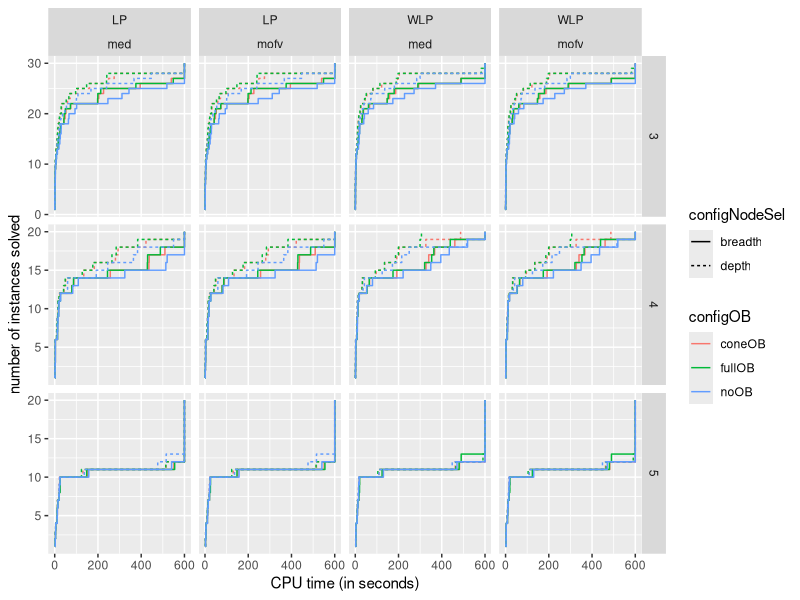
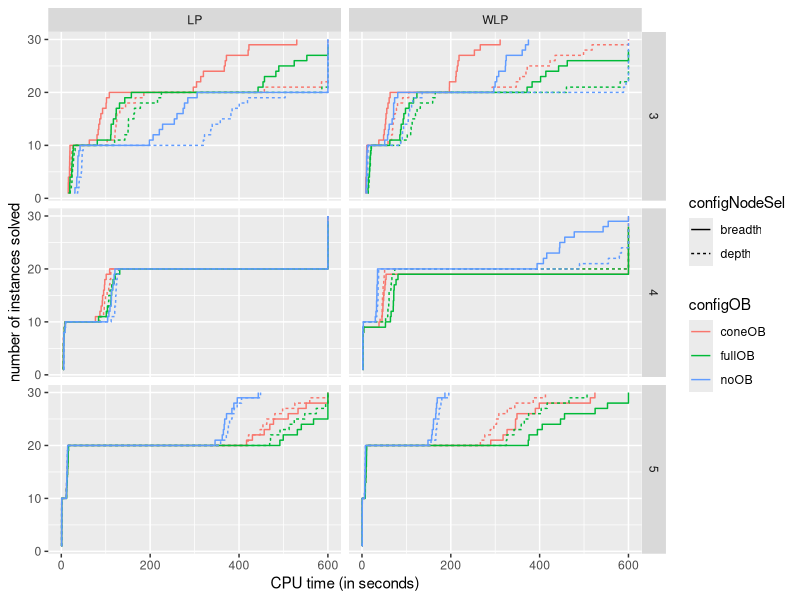
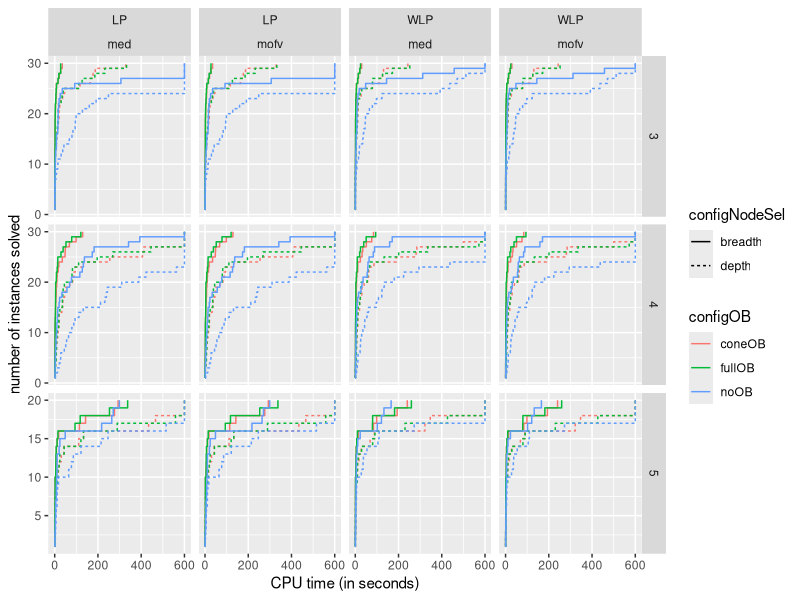
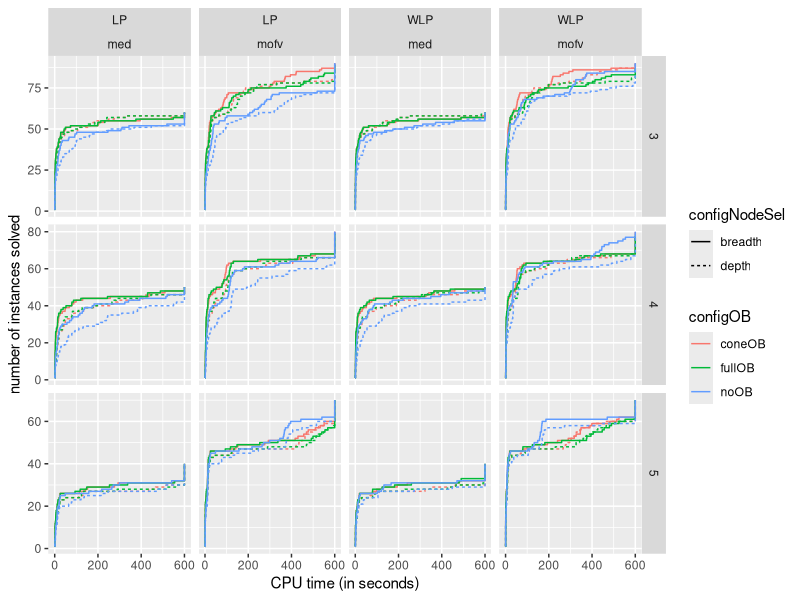

These figures' R source, in order: (Note: this script raises an error after producing the figures.)
## ---- chunk 1
knitr::opts_chunk$set(echo = TRUE)
library(tidyverse)
library(knitr)
## ---- chunk 2
#dat <- read.csv("results.csv")
datPrelim <- read.csv("resultsPrelim.csv")

#dat <- dat %>%
#  mutate(pb = strsplit( strsplit(instance, "_")[[1]][1] , "-" )[[1]][2])

datPrelim <- datPrelim %>%
  group_by(instance, configLB, configNodeSel, configOB) %>%
  mutate(pb = strsplit( strsplit(instance, "_")[[1]][1] , "-" )[[1]][2])

datPrelim <- datPrelim %>%
  group_by(instance, configLB, configNodeSel, configOB) %>%
  mutate(cpuTotal = min(cpuTotal,600))
## ---- chunk 3
datPrelim %>%
  filter(pb == "ILP") %>%
  group_by(p, configLB, configOB, configNodeSel, configValSplit) %>%
  arrange(cpuTotal) %>%
  mutate(count = row_number()) %>%
    ggplot() +
    geom_step(aes(x = cpuTotal, y = count, color = configOB, linetype = configNodeSel)) +
    facet_grid(vars(p), vars(configLB, configValSplit), scales = "free") +
    xlab("CPU time (in seconds)") + ylab("number of instances solved")


## ---- chunk 4
datPrelim %>%
  filter(pb == "UFLP") %>%
  group_by(p, configLB, configOB, configNodeSel) %>%
  arrange(cpuTotal) %>%
  mutate(count = row_number()) %>%
    ggplot() +
    geom_step(aes(x = cpuTotal, y = count, color = configOB, linetype = configNodeSel)) +
    facet_grid(vars(p), vars(configLB), scales = "free") +
    xlab("CPU time (in seconds)") + ylab("number of instances solved")


## ---- chunk 5
inter <- datPrelim %>%
  filter(pb == "PPP") %>%
  group_by(p, configLB, configOB, configNodeSel, configValSplit) %>%
  arrange(cpuTotal) %>%
  mutate(cr = row_number()) #%>%
#    ggplot() +
#    geom_step(aes(x = cpuTotal, y = cr, color = configOB, linetype = configNodeSel)) +
#    facet_grid(vars(p), vars(configLB), scales = "free")

inter %>%
  ggplot() +
  geom_step(aes(cpuTotal, cr, color=configOB, linetype=configNodeSel)) +
  facet_grid(vars(p), vars(configLB, configValSplit), scales = "free") +
    xlab("CPU time (in seconds)") + ylab("number of instances solved")

## ---- chunk 6
datPrelim %>%
  group_by(p, configLB, configOB, configNodeSel, configValSplit) %>%
  arrange(cpuTotal) %>%
  mutate(count = row_number()) %>%
    ggplot() +
    geom_step(aes(x = cpuTotal, y = count, color = configOB, linetype = configNodeSel)) +
    facet_grid(vars(p), vars(configLB, configValSplit), scales = "free") +
    xlab("CPU time (in seconds)") + ylab("number of instances solved")


## ---- chunk 7
# from prelim 

tst2 <- datPrelim %>% # tst is best config only LP and WLP for prelim expe
  group_by(instance, configLB, configValSplit) %>%
  mutate(cpu = min(cpuTotal)) %>%
  filter(cpu == cpuTotal) %>%
  mutate(cpt = row_number()) %>%
  filter(cpt == 1)

tst <- datPrelim %>%
  filter((p==3 && configOB=="noOB" && configNodeSel=="breadth") || 
           (p==4 && configOB=="noOB" && configNodeSel=="breadth") ||
           (p==5 && configOB=="noOB" && configNodeSel=="breadth"))
  
tst %>%
  group_by(pb, p, configLB) %>%
  arrange(cpuTotal) %>%
  mutate(count = row_number()) %>% 
    ggplot() +
    geom_step( aes(x = cpuTotal, y = count,color = configValSplit, linetype = configLB) ) +
    facet_wrap(vars(pb, p), scales = "free") +
    xlab("CPU time (in seconds)") + ylab("number of instances solved")
    #facet_grid(vars(pb), vars(p), scales = "free")
  
# from main expe

#dat %>%
#  group_by(pb, p, configLB) %>%
#  arrange(cpuTotal) %>%
#  mutate(count = row_number()) %>%
#    ggplot() +
#    geom_step( aes(x = cpuTotal, y = count, linetype = configLB) ) +
#    facet_grid(vars(pb), vars(p), scales = "free")
## ---- chunk 8
# With all instances aggregated:

# from prelim 

#tst2 <- datPrelim %>% # tst is best config only LP and WLP for prelim expe
#  group_by(instance, configLB, configValSplit) %>%
#  mutate(cpu = min(cpuTotal)) %>%
#  filter(cpu == cpuTotal) %>%
#  mutate(cpt = row_number()) %>%
#  filter(cpt == 1)

#tst <- datPrelim %>%
#  filter((p==3 && configOB=="noOB" && configNodeSel=="breadth") || 
#           (p==4 && configOB=="noOB" && configNodeSel=="breadth") ||
#           (p==5 && configOB=="noOB" && configNodeSel=="breadth"))
#  
#tst %>%
#  filter(pb != "UFLP") %>%
#  group_by(p, configLB) %>%
#  arrange(cpuTotal) %>%
#  mutate(count = row_number()) %>% 
#    ggplot() +
#    geom_step( aes(x = cpuTotal, y = count,color = configValSplit, linetype = configLB) ) +
#    facet_wrap(vars(p), scales = "free") +
#    xlab("CPU time (in seconds)") + ylab("number of instances solved")
#    #facet_grid(vars(pb), vars(p), scales = "free")
  
# from main expe

#dat %>%
#  group_by(pb, p, configLB) %>%
#  arrange(cpuTotal) %>%
#  mutate(count = row_number()) %>%
#    ggplot() +
#    geom_step( aes(x = cpuTotal, y = count, linetype = configLB) ) +
#    facet_grid(vars(pb), vars(p), scales = "free")
## ---- chunk 9
tb1 <- tst %>% # tst is best config only LP and WLP for prelim expe
  ungroup() %>%
  filter(configValSplit == "mofv") %>%
  select(instance, configLB, solved, cpuTotal, nbLpSolved, nbNodes, pb, p) %>%
  group_by(instance) %>%
  pivot_wider(names_from = configLB, values_from = c(solved, cpuTotal, nbLpSolved, nbNodes))

tb1 %>%
  group_by(pb) %>%
  summarise(count_solved_LP = sum(solved_LP), count_solved_WLP = sum(solved_WLP)) %>%
  ungroup() %>%
  pivot_longer(!pb, names_to = "configLB", values_to = "count") %>%
    ggplot(aes(x = pb, y = count, fill = configLB)) +
    geom_bar(stat = "identity", position = "dodge")
## ---- chunk 10
#tb1 <- tst %>% # tst is best config only LP and WLP for prelim expe
#  ungroup() %>%
#  filter(configValSplit == "mofv") %>%
#  select(instance, configLB, solved, cpuTotal, nbLpSolved, nbNodes, pb, p) %>%
#  group_by(instance) %>%
#  pivot_wider(names_from = configLB, values_from = c(solved, cpuTotal, nbLpSolved, nbNodes))
  
tb1 %>%
  ungroup() %>%
  filter(solved_LP == 1, solved_WLP == 1) %>%
  group_by(pb, p) %>%
  summarise(avgSpeedup = 100 * (mean(cpuTotal_LP) - mean(cpuTotal_WLP)) / mean(cpuTotal_LP)) %>%
  ungroup() %>%
  pivot_wider(names_from = p, values_from = avgSpeedup) %>%
  kable()
  

## ---- chunk 11
tb1 %>%
  ungroup() %>%
  filter(solved_LP == 1, solved_WLP == 1) %>%
  group_by(pb, p) %>%
  summarise(avgSpeedup = mean(cpuTotal_LP) / mean(cpuTotal_WLP)) %>%
  ungroup() %>%
  pivot_wider(names_from = p, values_from = avgSpeedup) %>%
  kable()

## ---- chunk 12
tb1 %>%
  ungroup() %>%
  filter(solved_LP == 1, solved_WLP == 1) %>%
  group_by(pb, p) %>%
  summarise(avgSpeedup = mean(nbLpSolved_LP) / mean(nbLpSolved_WLP)) %>%
  ungroup() %>%
  pivot_wider(names_from = p, values_from = avgSpeedup) %>%
  kable()

## ---- chunk 13
tb1 %>%
  ungroup() %>%
  filter(solved_LP == 0, solved_WLP == 0) %>%
  group_by(pb, p) %>%
  summarise(avgTreeSize = mean(nbNodes_WLP) / mean(nbNodes_LP)) %>%
  ungroup() %>%
  pivot_wider(names_from = p, values_from = avgTreeSize) %>%
  kable()

## ---- chunk 14
#What is the average speedup in function of the number of variables and the number of objective for each problem class?
#jcp <- tst %>%
#  filter(solved == 1) %>%
#  group_by(instance) %>%
#  mutate(speedup = max(cpuTotal) / min(cpuTotal)) %>%
#  filter(speedup != 1) %>%
#  filter(configLB == "WLP")

#jcp %>%
#  group_by(pb, n, p) %>%
#  summarise(avgSpeedUp = mean(speedup)) %>%
#    ggplot() +
#    geom_line(aes(n, avgSpeedUp, color=factor(p))) +
#    facet_wrap(vars(pb), scales = "free")
## ---- chunk 15

# How can we explain this results? First, let's have a look at where most of the cpu time is used during the algorithm.

#res <- dat %>% 
#  filter(solved == 1) %>%
#  mutate(pctLB = 100 * cpuLbComputation / cpuTotal , pctUB = 100 * cpuUbUpdate / cpuTotal , pctDomiTest = 100 * cpuDominanceTest / cpuTotal , pctNodeSel = 100 * cpuNodeSel / cpuTotal , pctVarSel = 100 * cpuVarSel / cpuTotal , pctOther = 100 - pctLB - pctUB - pctDomiTest - pctNodeSel - pctVarSel) %>%
#  group_by(p, n, configLB) %>% 
#  summarise(avgLB = mean(pctLB) , avgUB = mean(pctUB) , avgDomiTest = mean(pctDomiTest) , avgNodeSel = mean(pctNodeSel) , avgVarSel = mean(pctVarSel) , avgOther = mean(pctOther)) %>%
#  pivot_longer(!c(p,n,configLB) , names_to = "part" , values_to = "pctCpu" ) #%>%


#ggplot(res, aes(x = factor(configLB), y = pctCpu, fill = part)) +
#  geom_col(color = "black") +
#  geom_text(aes(label = round(pctCpu, 2)), colour="white", size=2.5,
#              position = position_stack(vjust = .5)) +
#  facet_grid( rows = vars(n) , cols = vars(p), margins = F, scales = "free") +
#  ylab("% of total cpu time") + xlab("n")

## ---- chunk 16

#res <- dat %>% 
#  filter(solved == 1) %>%
#  mutate(pctCplex = 100 * cpuCplex / cpuLbComputation , pctUpdatePolyhedron = 100 * cpuUpdatePolyhedron / cpuLbComputation , pctInitialization = 100 * cpuInitialization / cpuLbComputation, pctOther = 100 - pctCplex - pctUpdatePolyhedron - pctInitialization) %>%
#  group_by(p, n, configLB) %>% 
#  summarise(avgCplex = mean(pctCplex) , avgUpdatePolyhedron = mean(pctUpdatePolyhedron) , avgInitialization = mean(pctInitialization) , avgOther = mean(pctOther)) %>%
#  pivot_longer(!c(p,n,configLB) , names_to = "part" , values_to = "pctCpu" ) #%>%

#ggplot(res, aes(x = factor(configLB), y = pctCpu, fill = part)) +
#  geom_col(color = "black") +
#  geom_text(aes(label = round(pctCpu, 2)), colour="white", size=2.5,
#              position = position_stack(vjust = .5)) +
#  facet_grid( rows = vars(n) , cols = vars(p), margins = F, scales = "free") +
#  ylab("% of total LB computation time") + xlab("n")
 #ggplot(res, aes(x = factor(n), y = pct, fill = OB, linetype = nodeselVarsel)) + 
#  geom_col(color = "black") + 
#  geom_text(aes(label = round(pct, 2)), colour="white", size=2.5,
#              position = position_stack(vjust = .5)) +
#  scale_fill_ob + scale_linetype_nodesel_varsel +
#  facet_grid(cols = vars(pb), margins = F, scales = "free") +
#  ylab("% of instances") + xlab("n") +
#  theme_publish()
## ---- chunk 17

# prelim expe

#intr <- tst %>%
#  group_by(instance) %>%
#  mutate(allSolved = min(solved)) %>%
#  filter(allSolved == 1) %>%
#  mutate(reductionRelative = 100 - 100*nbLpSolved/max(nbLpSolved))

#intr %>%
#  group_by(pb,p,n,configLB) %>%
#  summarise(avgLpSolved = mean(reductionRelative)) %>% # nbLpSolved
#  ggplot() +
#  geom_line( aes(n,avgLpSolved,color=configLB,linetype = configLB) ) +
#  facet_wrap(vars(pb,p), scales = "free_x") +
#    xlab("number of variables (n)") + ylab("relative reduction of calls to the single-objective LP solver")

# main expe

#dat %>%
#  filter(solved == 1) %>%
#  group_by(pb,p,n,configLB) %>%
#  summarise(avgLpSolved = mean(nbLpSolved)) %>%
#  ggplot() +
#  geom_line( aes(n,avgLpSolved,linetype = configLB) ) +
#  facet_grid(vars(pb), vars(p), scales = "free")
## ---- chunk 18

datPrelim %>%
  filter(solved == 1) %>%
  group_by(instance) %>%
  mutate(mini = min(cpuTotal)) %>%
  filter(mini == cpuTotal) %>%
    ggplot() +
    geom_boxplot(aes(factor(n),YN, group = factor(n))) +
    facet_wrap(vars(pb,p), scales = "free_x") +
    xlab("number of variables (n)") + ylab("|YN|")

#res <- dat %>%
#  filter(solved == 1) %>%
#  group_by(p,n) %>%
#  summarise(avgYn = mean(YN))
  
#res %>% ggplot() +
#  geom_point( data = dat, aes(n,YN,col = factor(p)) ) +
#    geom_line( aes(n,avgYn,col = factor(p)) )
## ---- chunk 19
datPrelim %>%
  filter(configOB == "noOB") %>%
  group_by(p, configLB, configNodeSel) %>%
  arrange(cpuTotal) %>%
  mutate(count = row_number()) %>%
    ggplot() +
    geom_step(aes(x = cpuTotal, y = count, color = configNodeSel)) +
    facet_grid(vars(p), vars(configLB), scales = "free") +
    xlab("CPU time (in seconds)") + ylab("number of instances solved")


## ---- chunk 20
# from prelim 

datPrelim %>%
  filter(configOB == "noOB") %>%
  group_by(pb, p, configLB, configNodeSel) %>%
  arrange(cpuTotal) %>%
  mutate(count = row_number()) %>% 
    ggplot() +
    geom_step( aes(x = cpuTotal, y = count,color = configNodeSel, linetype = configLB) ) +
    facet_wrap(vars(pb, p), scales = "free") +
    xlab("CPU time (in seconds)") + ylab("number of instances solved")
    #facet_grid(vars(pb), vars(p), scales = "free")
  
# from main expe

#dat %>%
#  group_by(pb, p, configLB) %>%
#  arrange(cpuTotal) %>%
#  mutate(count = row_number()) %>%
#    ggplot() +
#    geom_step( aes(x = cpuTotal, y = count, linetype = configLB) ) +
#    facet_grid(vars(pb), vars(p), scales = "free")
## ---- chunk 21
datPrelim %>%
  filter(pb == "ILP") %>%
  group_by(p, configLB, configOB, configNodeSel) %>%
  arrange(cpuTotal) %>%
  mutate(count = row_number()) %>%
    ggplot() +
    geom_step(aes(x = cpuTotal, y = count, color = configNodeSel, linetype = configLB)) +
    facet_grid(vars(p), vars(configOB), scales = "free") +
    xlab("CPU time (in seconds)") + ylab("number of instances solved")


## ---- chunk 22
datPrelim %>%
  filter(pb == "UFLP") %>%
  group_by(p, configLB, configOB, configNodeSel) %>%
  arrange(cpuTotal) %>%
  mutate(count = row_number()) %>%
    ggplot() +
    geom_step(aes(x = cpuTotal, y = count, color = configNodeSel, linetype = configLB)) +
    facet_grid(vars(p), vars(configOB), scales = "free") +
    xlab("CPU time (in seconds)") + ylab("number of instances solved")


## ---- chunk 23
datPrelim %>%
  filter(pb == "PPP") %>%
  group_by(p, configLB, configOB, configNodeSel) %>%
  arrange(cpuTotal) %>%
  mutate(count = row_number()) %>%
    ggplot() +
    geom_step(aes(x = cpuTotal, y = count, color = configNodeSel, linetype = configLB)) +
    facet_grid(vars(p), vars(configOB), scales = "free") +
    xlab("CPU time (in seconds)") + ylab("number of instances solved")


